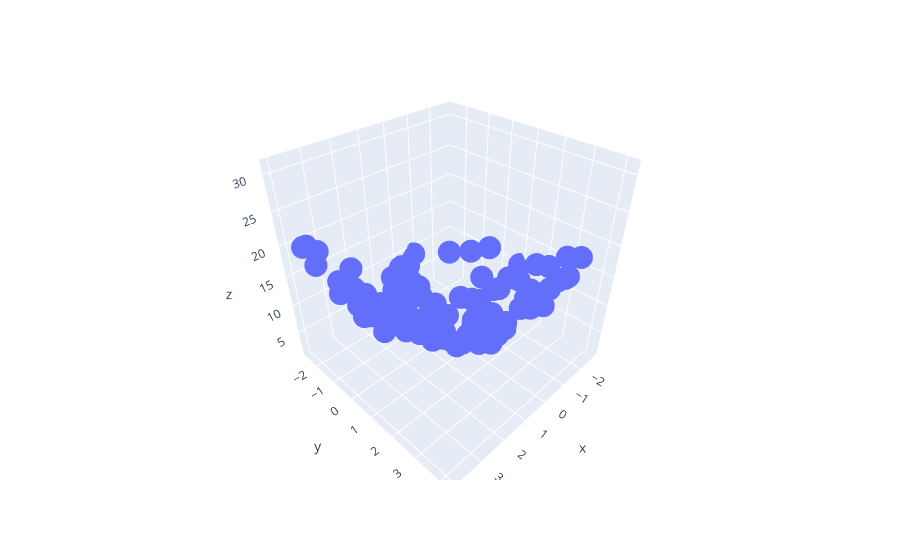

Notebook code for this chart:
### Code cell
df = px.data.iris()
fig = px.scatter_3d(df, x=x.ravel(), y=y.ravel(), z=z.ravel())
fig.show()
